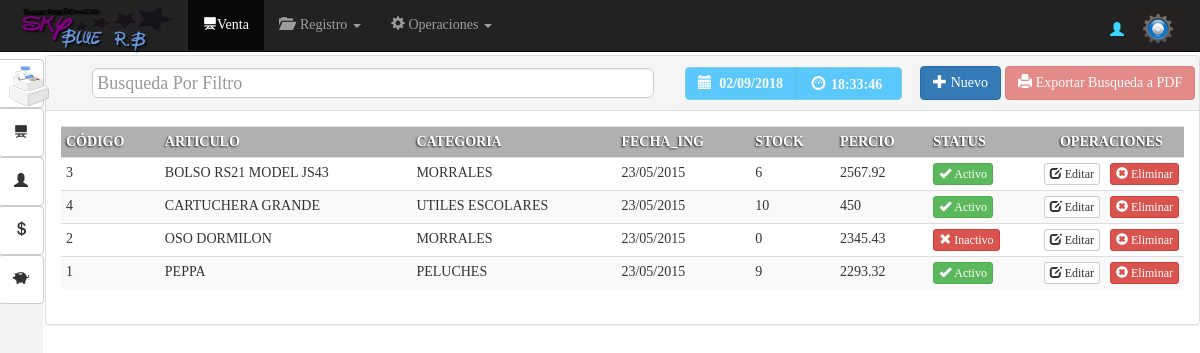
Screenshot of /vista/Buscar_producto.php (signed in) with the database file from the repository.
### tables this page shows
CREATE TABLE IF NOT EXISTS `productos` (
  `id_producto` int(11) NOT NULL,
  `id_categoria` int(2) NOT NULL,
  `codigo_pro` int(11) NOT NULL,
  `nombre_pro` varchar(100) NOT NULL,
  `existencia_pro` int(11) NOT NULL,
  `fecha_registro` varchar(10) NOT NULL,
  `costoxU` float NOT NULL,
  `precioxU` float NOT NULL,
  `status` varchar(10) NOT NULL DEFAULT 'activo'
);

CREATE TABLE IF NOT EXISTS `categorias` (
  `id_categoria` int(11) NOT NULL,
  `categoria` varchar(50) NOT NULL,
  `status` tinyint(4) NOT NULL DEFAULT '1'
);

### vista/Buscar_producto.php (the view, shortened to what this page needs)
<?php require_once'../seguridad/seguridad.php';
$modelo=new ModCon();
$conexion=$modelo->conectar();
 ?>
<!DOCTYPE html>
<html lang="en">
  <head>
    <link href="../Bootstrap/css/bootstrap.css" rel="stylesheet">
     <link href="../css/MyStyle.css" rel="stylesheet">
      <link rel="stylesheet" type="text/css" href="../css/calendario.css">
  </head>
 <body onload="mueveReloj()">
      <nav class="navbar navbar-inverse navbar-fixed-top" id="contenedornavbar">
      <div class="container-fluid">
        <div class="navbar-header">
          <a class="navbar-brand" href=""><img id="logotipo"src="../img/logo.png" alt=""></a>
        </div>
        <div id="navbar" class="navbar-collapse collapse">
          <ul class="nav navbar-nav">
            <li class="active"><a href="venta.php"><span class="glyphicon glyphicon-blackboard" aria-hidden="true"></span>Venta</a></li>
 <li class="dropdown">
              <a href="#" class="dropdown-toggle" data-toggle="dropdown" role="button" aria-expanded="false"><span class="glyphicon glyphicon-folder-open" aria-hidden="true"></span> &nbsp;Registro <span class="caret"></span></a>
            </li>
           <li class="dropdown">
              <a href="#" class="dropdown-toggle" data-toggle="dropdown" role="button" aria-expanded="false"><span class="glyphicon glyphicon-cog" aria-hidden="true"></span>&nbsp;Operaciones <span class="caret"></span></a>
            </li>
          </ul>
<div class="btn-group navbar-form navbar-right" >
<?php
$log=$_SESSION['id'];
$user=$conexion->query("SELECT t1.id_usuario,t2.id_empleado, t2.nombres,t2.apellidos
FROM usuarios t1
RIGHT Join empleados t2  ON t1.id_empleado=t2.id_empleado
WHERE t1.id_empleado='$log'");
$usr=$user->fetch_array();
 ?>
<label  id="log" class="navbar-left"><b><?php echo "<span class='glyphicon glyphicon-user' aria-hidden='true'></span>&nbsp;". $usr['nombres']."&nbsp;".$usr['apellidos'];?></b></label>
  <button id="btnConfi" type="button" class="btn btn-default dropdown-toggle" data-toggle="dropdown" aria-expanded="false">
   <img src="../img/confi2.png" width="30" alt="">
  </button>
</div>
        </div>
      </div>
      <article id="navbar3">
       <button type="button" class="btn btn-default btn2" id="btn0"aria-label="Left Align">
 <img src="../img/fact.png" width="40" alt="">
<button type="button" class="btn btn-default btn2" id="btn1"aria-label="Left Align">
  <span class="glyphicon glyphicon-blackboard" aria-hidden="true"></span>
</button>
<button type="button" class="btn btn-default btn2" id="btn2"aria-label="Left Align">
  <span class="glyphicon glyphicon-user" aria-hidden="true"></span>
</button>
<button type="button" class="btn btn-default btn2" id="btn2"aria-label="Left Align">
  <span class="glyphicon glyphicon glyphicon-usd" aria-hidden="true"></span>
</button>
<button type="button" class="btn btn-default btn2 btn3" id="btn3"aria-label="Left Align">
  <span class="glyphicon glyphicon-piggy-bank" aria-hidden="true"></span>
</button>
</article>
    </nav>
 <div id="panel" class="panel panel-default">
  <div class="panel-heading">
<table border="0" width="101%" align="center">
  <tr>
   <td> <div class="form-group-lg ">
   <input type="text"class= "form-control" placeholder="Busqueda Por Filtro" id="bs-prod"/>
   </div> </td>
   <td width="235"> <div class="btn-group" role="group" aria-label="...">
  <button type="button" id="btnAzulCielo" disabled class="btn btn-info"><b><span class="glyphicon glyphicon-calendar" aria-hidden="true"></span>&nbsp;
  <?php $fecha=date("d/m/Y");
echo $fecha;
  ?></b></button>
  <button type="button" id="btnAzulCielo"disabled class="btn btn-info">
  <form name="form_reloj">
  &nbsp;<span class="glyphicon glyphicon-dashboard"></span>
<input type="text"disabled class="tamano"  id="reloj"name="reloj" size="10">
</form></button>
</div>
</td>
       <th width="85">
  <a href="registro_producto.php" class="btn btn-primary " >
      <span class="glyphicon glyphicon-plus"></span>&nbsp;Nuevo
  </a>
        </th>
     <td width="150"> <button type="button"data-toggle="modal" data-target="#FinalizarVenta"  id="btnFinVenta"disabled class="btn btn-danger"> <span class="glyphicon glyphicon-print" aria-hidden="true"></span> Exportar Busqueda a PDF</button></td>
  </tr>
</table>
  </div>
  <div class="panel-body">
  <div class="container-fuid">
  <div class="row">
<div class="col-xs-12 ">
<center>
 <div class="registros" id="agrega-registros">
      <table  class="table table-striped table-condensed table-hover">
    <tr>
    <th class="headerT">CÓDIGO</th>
    <th class="headerT">ARTICULO</th>
    <th class="headerT">CATEGORIA</th>
    <th class="headerT">FECHA_ING</th>
    <th class="headerT">STOCK</th>
    <th class="headerT">PERCIO</th>
    <th class="headerT">STATUS</th>
<th class="headerT" id="table_operaciones" colspan="2">OPERACIONES</th>
</tr>
    <?php
$sql=$conexion->query("SELECT t1.codigo_pro,t1.nombre_pro,t2.categoria,t1.fecha_registro,t1.existencia_pro,t1.precioXu,t1.status,t1.id_producto
from  productos t1
inner join categorias t2 on t1.id_categoria=t2.id_categoria ORDER BY t1.nombre_pro asc");
while ($fila=$sql->fetch_array()) {
 ?>
 <tr>
     <td><?php echo $fila[0] ?></td>
    <td><?php echo $fila[1] ?></td>
    <td><?php echo $fila[2] ?></td>
    <td><?php echo $fila[3] ?></td>
    <td><?php echo $fila[4] ?></td>
    <td><?php echo $fila[5] ?></td>
    <td><?php $status=$fila[6];
if ($status=="activo") {
 echo '  <button type="button" class="btn btn-success btn-xs"> <span class="glyphicon glyphicon-ok"></span>&nbsp;Activo</button>' ;
}else{ echo  '<button type="button" class="btn btn-danger btn-xs"> <span class="glyphicon glyphicon-remove"></span>&nbsp;Inactivo</button>';
} ?></td>
 <td id="table_operaciones"><?php echo '  <a href="modificar_producto.php?id='.$fila[7].'" class="btn btn-default btn-xs"> <span class="glyphicon glyphicon-edit"></span>&nbsp;Editar</a>';?></td>
  <td id="table_operaciones"><?php echo '  <a href="holamundo" class="btn btn-danger btn-xs"> <span class="glyphicon glyphicon-remove-sign"></span>&nbsp;Eliminar</a>'; ?></td>
</tr>
  <?php
}
     ?>
  </table>
</div>
</center>
  </div>
</div>
</div>
  </div>
</div>
</body>
</html>

### css/MyStyle.css (style rules this page uses)
body { font-family: "Ubuntu"; }
#log { color: #3DD6FF; line-height: 45px; font-family: "Ubuntu"; font-weight: bold; }
#btnAzulCielo { background: #08B1FF; text-align: left; font-weight: bold; height: 33px; }
.tamano { width: 60px; }
.headerT { background: #b0b0b0; color: #FFF; text-shadow: -1px 1px 2px rgba(0,0,0,0.8); }
#logotipo { width: 158px; height: 68px; margin-top: -29px; }
#reloj { border: 0px; height: 22px; background: transparent; }
#table_operaciones { width: 10px; text-align: center; }
#bs-prod { height: 30px; padding: 4px; max-width: 90%; margin: auto; }

### rows the page displays
productos: codigo_pro "3", nombre_pro "BOLSO RS21 MODEL JS43", id_categoria.categoria "MORRALES", fecha_registro "23/05/2015", existencia_pro "6", precioxU "2567.92", status "activo" (drawn)
productos: codigo_pro "4", nombre_pro "CARTUCHERA GRANDE", id_categoria.categoria "UTILES ESCOLARES", fecha_registro "23/05/2015", existencia_pro "10", precioxU "450", status "activo" (drawn)
productos: codigo_pro "2", nombre_pro "OSO DORMILON", id_categoria.categoria "MORRALES", fecha_registro "23/05/2015", existencia_pro "0", precioxU "2345.43", status "agotado" (drawn)
productos: codigo_pro "1", nombre_pro "PEPPA", id_categoria.categoria "PELUCHES", fecha_registro "23/05/2015", existencia_pro "9", precioxU "2293.32", status "activo" (drawn)
